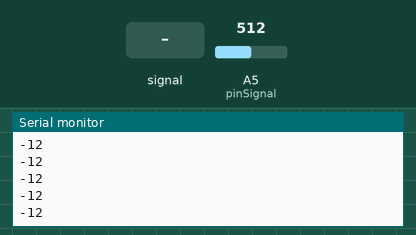
Recording of a sketch running on a simulated Arduino Uno, built with avr-gcc and run on an emulated ATmega328P. Parts: the last lines printed to the serial monitor. Inputs (shaded band) come from the test bench; at power-on: A5 (pinSignal) = 512.

Above: at 1.2 s.
1.3 s: A5 (pinSignal) fed a 200 Hz sine of ±81 counts around its level
At 1.51 s:
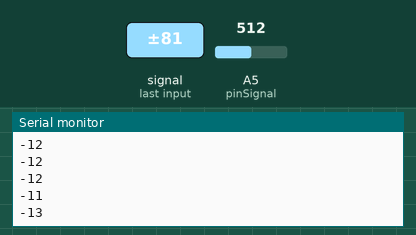
2.8 s: A5 (pinSignal) set to 716
At 2.8 s:
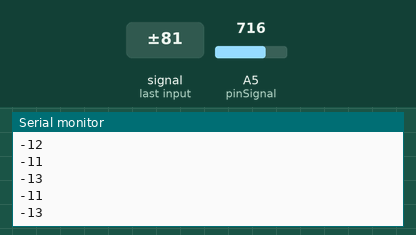
4.3 s: A5 (pinSignal) fed a 1000 Hz sine of ±255 counts around its level
At 4.64 s:
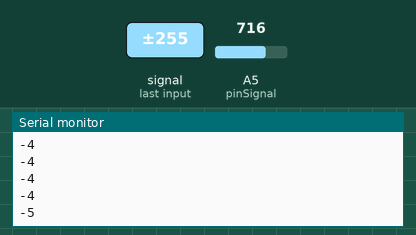
5.8 s: A5 (pinSignal) set to 900
At 5.82 s:
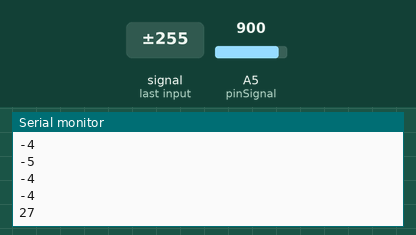
Timing chart, 0 to 8.3 s (numbered marks = the images above; inputs shaded):
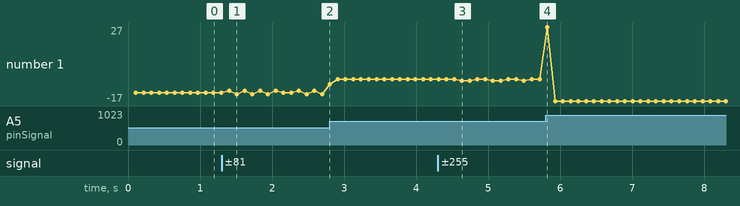

The sketch:

analogread.ino
```cpp
#define pinSignal A5 // pin connected to pin O module sound sensor
int signals[1000];
void setup()
{
  pinMode (pinSignal, INPUT); // Set the signal pin as input
  Serial.begin (115200);
}

void loop()
{
  int sum = 0;
  for (int i = 0; i < 1000; i++)
  {
    signals[i] = analogRead (pinSignal);
    sum += signals[i];
    //Serial.println(signals[i]);
    if (i == 999) {
      delayMicroseconds(50);
      Serial.println(sum / 1000);
      //Serial.println("x");
    }
  }

  //signals = analogRead (pinSignal);
  //Serial.print("Sound Signal: ");


}
```

Measured:
- after the input at 1.3 s, the serial monitor: prints a new line after 0.10 s (image 1)
- after the input at 4.3 s, the serial monitor: prints a new line after 0.33 s (image 3)
- after the input at 5.8 s, the serial monitor: prints a new line at once (image 4)
- plotted number 1: -12 → -13 after the input at 1.3 s, -13 → -4 after the input at 2.8 s, -4 → -17 after the input at 5.8 s
